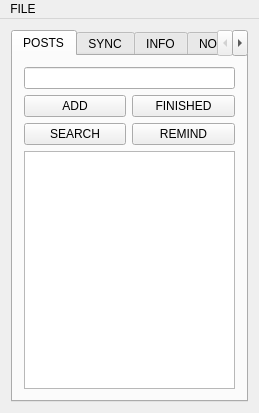
<?xml version="1.0" encoding="UTF-8"?>
<ui version="4.0">
 <class>MainWindow</class>
 <widget class="QMainWindow" name="MainWindow">
  <property name="geometry">
   <rect>
    <x>0</x>
    <y>0</y>
    <width>218</width>
    <height>413</height>
   </rect>
  </property>
  <property name="windowTitle">
   <string>MainWindow</string>
  </property>
  <widget class="QWidget" name="centralWidget">
   <layout class="QGridLayout" name="gridLayout_2">
    <item row="0" column="0">
     <widget class="QTabWidget" name="tabWidget">
      <property name="currentIndex">
       <number>0</number>
      </property>
      <widget class="QWidget" name="tab">
       <attribute name="title">
        <string>POSTS</string>
       </attribute>
       <layout class="QGridLayout" name="gridLayout">
        <item row="0" column="0" colspan="2">
         <widget class="QLineEdit" name="lineEdit"/>
        </item>
        <item row="1" column="0">
         <widget class="QPushButton" name="pushButton">
          <property name="text">
           <string>ADD</string>
          </property>
         </widget>
        </item>
        <item row="1" column="1">
         <widget class="QPushButton" name="pushButton_2">
          <property name="text">
           <string>FINISHED</string>
          </property>
         </widget>
        </item>
        <item row="2" column="0">
         <widget class="QPushButton" name="pushButton_3">
          <property name="contextMenuPolicy">
           <enum>Qt::NoContextMenu</enum>
          </property>
          <property name="toolTip">
           <string>Search</string>
          </property>
          <property name="autoFillBackground">
           <bool>false</bool>
          </property>
          <property name="text">
           <string>SEARCH</string>
          </property>
          <property name="icon">
           <iconset resource="donelogo.qrc">
            <normaloff>:/images/search.png</normaloff>:/images/search.png</iconset>
          </property>
          <property name="iconSize">
           <size>
            <width>20</width>
            <height>15</height>
           </size>
          </property>
         </widget>
        </item>
        <item row="2" column="1">
         <widget class="QPushButton" name="pushButton_4">
          <property name="text">
           <string>REMIND</string>
          </property>
          <property name="icon">
           <iconset resource="donelogo.qrc">
            <normaloff>:/images/clock.png</normaloff>:/images/clock.png</iconset>
          </property>
          <property name="iconSize">
           <size>
            <width>25</width>
            <height>16</height>
           </size>
          </property>
         </widget>
        </item>
        <item row="3" column="0" colspan="2">
         <widget class="QListWidget" name="listWidget">
          <property name="font">
           <font>
            <pointsize>10</pointsize>
            <weight>75</weight>
            <bold>true</bold>
           </font>
          </property>
          <property name="autoFillBackground">
           <bool>false</bool>
          </property>
         </widget>
        </item>
       </layout>
      </widget>
      <widget class="QWidget" name="tab_2">
       <attribute name="title">
        <string>SYNC</string>
       </attribute>
       <layout class="QGridLayout" name="gridLayout_3">
        <item row="0" column="0" colspan="2">
         <widget class="QLineEdit" name="lineEdit_2"/>
        </item>
        <item row="1" column="0">
         <widget class="QPushButton" name="pushButton_5">
          <property name="text">
           <string>ADD / SYNC</string>
          </property>
         </widget>
        </item>
        <item row="1" column="1">
         <widget class="QPushButton" name="pushButton_6">
          <property name="text">
           <string>DELETE</string>
          </property>
         </widget>
        </item>
        <item row="2" column="0" colspan="2">
         <widget class="QListWidget" name="synclistwidget"/>
        </item>
       </layout>
      </widget>
      <widget class="QWidget" name="tab_4">
       <attribute name="title">
        <string>INFO</string>
       </attribute>
       <layout class="QGridLayout" name="gridLayout_8">
        <item row="0" column="0">
         <widget class="QTextBrowser" name="textBrowser"/>
        </item>
       </layout>
      </widget>
      <widget class="QWidget" name="tabNotify">
       <attribute name="title">
        <string>NOTIFY</string>
       </attribute>
       <layout class="QGridLayout" name="gridLayout_10">
        <item row="0" column="0">
         <widget class="QTextBrowser" name="textBrowser_3"/>
        </item>
        <item row="1" column="0">
         <widget class="QLabel" name="label_5">
          <property name="font">
           <font>
            <family>Arial</family>
            <pointsize>10</pointsize>
            <weight>75</weight>
            <bold>true</bold>
           </font>
          </property>
          <property name="text">
           <string>Nokia User ID</string>
          </property>
         </widget>
        </item>
        <item row="2" column="0">
         <widget class="QLineEdit" name="lineEdit_NokiaUserID"/>
        </item>
        <item row="3" column="0">
         <widget class="QPushButton" name="pushButton_9">
          <property name="text">
           <string>SETUP REMINDER NOTIFICATIONS</string>
          </property>
         </widget>
        </item>
       </layout>
      </widget>
      <widget class="QWidget" name="widget">
       <attribute name="title">
        <string>SETUP</string>
       </attribute>
       <layout class="QGridLayout" name="gridLayout_4">
        <item row="0" column="0" rowspan="2">
         <widget class="QScrollArea" name="scrollArea">
          <property name="widgetResizable">
           <bool>true</bool>
          </property>
          <widget class="QWidget" name="scrollAreaWidgetContents">
           <property name="geometry">
            <rect>
             <x>0</x>
             <y>0</y>
             <width>174</width>
             <height>332</height>
            </rect>
           </property>
           <layout class="QGridLayout" name="gridLayout_9">
            <item row="0" column="0">
             <widget class="QGroupBox" name="groupBox_2">
              <property name="title">
               <string>Sync</string>
              </property>
              <layout class="QGridLayout" name="gridLayout_6">
               <item row="0" column="1">
                <widget class="QLineEdit" name="syncemail"/>
               </item>
               <item row="1" column="1">
                <widget class="QLineEdit" name="syncpassword"/>
               </item>
               <item row="0" column="0">
                <widget class="QLabel" name="label_3">
                 <property name="text">
                  <string>HANDLE</string>
                 </property>
                </widget>
               </item>
               <item row="1" column="0">
                <widget class="QLabel" name="label_4">
                 <property name="text">
                  <string>PIN</string>
                 </property>
                </widget>
               </item>
               <item row="2" column="0" colspan="2">
                <widget class="QPushButton" name="pushButton_7">
                 <property name="text">
                  <string>SET SYNC DETAILS</string>
                 </property>
                </widget>
               </item>
              </layout>
             </widget>
            </item>
           </layout>
          </widget>
         </widget>
        </item>
       </layout>
      </widget>
      <widget class="QWidget" name="tab_3">
       <attribute name="title">
        <string>HELP</string>
       </attribute>
       <layout class="QGridLayout" name="gridLayout_7">
        <item row="0" column="0">
         <widget class="QTextBrowser" name="textBrowser_2">
          <property name="html">
           <string>&lt;!DOCTYPE HTML PUBLIC &quot;-//W3C//DTD HTML 4.0//EN&quot; &quot;http://www.w3.org/TR/REC-html40/strict.dtd&quot;&gt;
&lt;html&gt;&lt;head&gt;&lt;meta name=&quot;qrichtext&quot; content=&quot;1&quot; /&gt;&lt;style type=&quot;text/css&quot;&gt;
p, li { white-space: pre-wrap; }
&lt;/style&gt;&lt;/head&gt;&lt;body style=&quot; font-family:'MS Shell Dlg 2'; font-size:8.25pt; font-weight:400; font-style:normal;&quot;&gt;
&lt;p style=&quot; margin-top:0px; margin-bottom:0px; margin-left:0px; margin-right:0px; -qt-block-indent:0; text-indent:0px;&quot;&gt;&lt;span style=&quot; font-size:8pt; font-weight:600;&quot;&gt;How to sync: &lt;/span&gt;&lt;/p&gt;
&lt;p style=&quot; margin-top:0px; margin-bottom:0px; margin-left:0px; margin-right:0px; -qt-block-indent:0; text-indent:0px;&quot;&gt;&lt;span style=&quot; font-size:8pt;&quot;&gt;Enter handle and pin in this phone. &lt;/span&gt;&lt;/p&gt;
&lt;p style=&quot; margin-top:0px; margin-bottom:0px; margin-left:0px; margin-right:0px; -qt-block-indent:0; text-indent:0px;&quot;&gt;&lt;span style=&quot; font-size:8pt;&quot;&gt;Give this handle and pin to any other person you want to sync your posts with.&lt;/span&gt;&lt;/p&gt;
&lt;p style=&quot;-qt-paragraph-type:empty; margin-top:0px; margin-bottom:0px; margin-left:0px; margin-right:0px; -qt-block-indent:0; text-indent:0px; font-size:8pt;&quot;&gt;&lt;/p&gt;
&lt;p style=&quot; margin-top:0px; margin-bottom:0px; margin-left:0px; margin-right:0px; -qt-block-indent:0; text-indent:0px;&quot;&gt;&lt;span style=&quot; font-size:8pt; font-weight:600;&quot;&gt;Example:&lt;/span&gt;&lt;span style=&quot; font-size:8pt;&quot;&gt; &lt;/span&gt;&lt;/p&gt;
&lt;p style=&quot; margin-top:0px; margin-bottom:0px; margin-left:0px; margin-right:0px; -qt-block-indent:0; text-indent:0px;&quot;&gt;&lt;span style=&quot; font-size:8pt;&quot;&gt;set handle as tom&lt;/span&gt;&lt;/p&gt;
&lt;p style=&quot; margin-top:0px; margin-bottom:0px; margin-left:0px; margin-right:0px; -qt-block-indent:0; text-indent:0px;&quot;&gt;&lt;span style=&quot; font-size:8pt;&quot;&gt;set pin as 12345&lt;/span&gt;&lt;/p&gt;
&lt;p style=&quot; margin-top:0px; margin-bottom:0px; margin-left:0px; margin-right:0px; -qt-block-indent:0; text-indent:0px;&quot;&gt;&lt;span style=&quot; font-size:8pt;&quot;&gt;Now give the same pin to your wife or friend.&lt;/span&gt;&lt;/p&gt;
&lt;p style=&quot; margin-top:0px; margin-bottom:0px; margin-left:0px; margin-right:0px; -qt-block-indent:0; text-indent:0px;&quot;&gt;&lt;span style=&quot; font-size:8pt;&quot;&gt;When they enter the same handle and pin, you&lt;/span&gt;&lt;/p&gt;
&lt;p style=&quot; margin-top:0px; margin-bottom:0px; margin-left:0px; margin-right:0px; -qt-block-indent:0; text-indent:0px;&quot;&gt;&lt;span style=&quot; font-size:8pt;&quot;&gt;both would receive the same posts.&lt;/span&gt;&lt;/p&gt;
&lt;p style=&quot;-qt-paragraph-type:empty; margin-top:0px; margin-bottom:0px; margin-left:0px; margin-right:0px; -qt-block-indent:0; text-indent:0px; font-size:8pt;&quot;&gt;&lt;/p&gt;
&lt;p style=&quot; margin-top:0px; margin-bottom:0px; margin-left:0px; margin-right:0px; -qt-block-indent:0; text-indent:0px;&quot;&gt;&lt;span style=&quot; font-size:8pt; font-weight:600;&quot;&gt;Backup posts:&lt;/span&gt;&lt;/p&gt;
&lt;p style=&quot; margin-top:0px; margin-bottom:0px; margin-left:0px; margin-right:0px; -qt-block-indent:0; text-indent:0px;&quot;&gt;&lt;span style=&quot; font-size:8pt;&quot;&gt;Enter email and password.&lt;/span&gt;&lt;/p&gt;
&lt;p style=&quot; margin-top:0px; margin-bottom:0px; margin-left:0px; margin-right:0px; -qt-block-indent:0; text-indent:0px;&quot;&gt;&lt;span style=&quot; font-size:8pt;&quot;&gt;Goto File-&amp;gt;Backup posts&lt;/span&gt;&lt;/p&gt;
&lt;p style=&quot;-qt-paragraph-type:empty; margin-top:0px; margin-bottom:0px; margin-left:0px; margin-right:0px; -qt-block-indent:0; text-indent:0px; font-size:8pt;&quot;&gt;&lt;/p&gt;
&lt;p style=&quot; margin-top:0px; margin-bottom:0px; margin-left:0px; margin-right:0px; -qt-block-indent:0; text-indent:0px;&quot;&gt;&lt;span style=&quot; font-size:8pt; font-weight:600;&quot;&gt;Reminders:&lt;/span&gt;&lt;/p&gt;
&lt;p style=&quot; margin-top:0px; margin-bottom:0px; margin-left:0px; margin-right:0px; -qt-block-indent:0; text-indent:0px;&quot;&gt;&lt;span style=&quot; font-size:8pt;&quot;&gt;Click on remind.&lt;/span&gt;&lt;/p&gt;
&lt;p style=&quot; margin-top:0px; margin-bottom:0px; margin-left:0px; margin-right:0px; -qt-block-indent:0; text-indent:0px;&quot;&gt;&lt;span style=&quot; font-size:8pt;&quot;&gt;Set the date and time.&lt;/span&gt;&lt;/p&gt;
&lt;p style=&quot; margin-top:0px; margin-bottom:0px; margin-left:0px; margin-right:0px; -qt-block-indent:0; text-indent:0px;&quot;&gt;&lt;span style=&quot; font-size:8pt;&quot;&gt;Reminders will be send to your email.&lt;/span&gt;&lt;/p&gt;
&lt;p style=&quot;-qt-paragraph-type:empty; margin-top:0px; margin-bottom:0px; margin-left:0px; margin-right:0px; -qt-block-indent:0; text-indent:0px; font-size:8pt;&quot;&gt;&lt;/p&gt;
&lt;p style=&quot; margin-top:0px; margin-bottom:0px; margin-left:0px; margin-right:0px; -qt-block-indent:0; text-indent:0px;&quot;&gt;&lt;span style=&quot; font-size:8pt; font-weight:600;&quot;&gt;Issues: &lt;/span&gt;&lt;/p&gt;
&lt;p style=&quot; margin-top:0px; margin-bottom:0px; margin-left:0px; margin-right:0px; -qt-block-indent:0; text-indent:0px;&quot;&gt;&lt;span style=&quot; font-size:10pt; font-weight:600;&quot;&gt;kmdarshan@gmail.com&lt;/span&gt;&lt;/p&gt;&lt;/body&gt;&lt;/html&gt;</string>
          </property>
         </widget>
        </item>
       </layout>
      </widget>
     </widget>
    </item>
   </layout>
  </widget>
  <widget class="QMenuBar" name="menuBar">
   <property name="geometry">
    <rect>
     <x>0</x>
     <y>0</y>
     <width>218</width>
     <height>18</height>
    </rect>
   </property>
   <widget class="QMenu" name="menuFILE">
    <property name="title">
     <string>FILE</string>
    </property>
    <addaction name="actionRemove_Done_Tasks"/>
    <addaction name="actionRemove_All_Tasks"/>
    <addaction name="separator"/>
    <addaction name="actionBackup_All_Posts_2"/>
    <addaction name="separator"/>
   </widget>
   <addaction name="menuFILE"/>
  </widget>
  <action name="actionRemove_Done_Tasks">
   <property name="text">
    <string>Remove Done Tasks</string>
   </property>
   <property name="statusTip">
    <string/>
   </property>
  </action>
  <action name="actionRemove_All_Tasks">
   <property name="text">
    <string>Remove All Tasks</string>
   </property>
  </action>
  <action name="actionSet_Email">
   <property name="text">
    <string>Set/Change Email</string>
   </property>
  </action>
  <action name="actionBackup_All_Posts_2">
   <property name="text">
    <string>Back Up Post</string>
   </property>
  </action>
  <action name="actionSet_Change_Pin">
   <property name="text">
    <string>Set/Change Pin</string>
   </property>
  </action>
  <action name="actionHelp">
   <property name="text">
    <string>Help</string>
   </property>
  </action>
  <action name="actionSync_Posts">
   <property name="text">
    <string>Sync Posts</string>
   </property>
  </action>
 </widget>
 <layoutdefault spacing="6" margin="11"/>
 <resources>
  <include location="donelogo.qrc"/>
 </resources>
 <connections/>
</ui>
